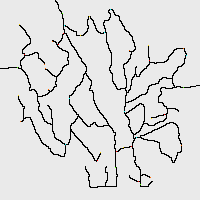
#> input picture data/Map.bmp, 200 x 200 px
$ jupyter execute Assignment_1_vision.ipynb
#> lines starting #> are read from the running program, lines starting #| are printed output that depends on the picture; after the words box and inside, x2 and y2 are one past the last pixel; in counts of white or black regions, pixels touching at a corner belong together
[cell 1]
import cv2
import numpy as np
from matplotlib import pyplot as plt
import pandas as pd

## load image

[cell 2]
plt.figure(figsize=(20,10))
img=cv2.imread("data/Map.bmp")
#> img is the input picture: shape (200, 200, 3); mean B, G, R 220.6, 220.7, 220.7
img1 = cv2.resize(img, (600, 600))
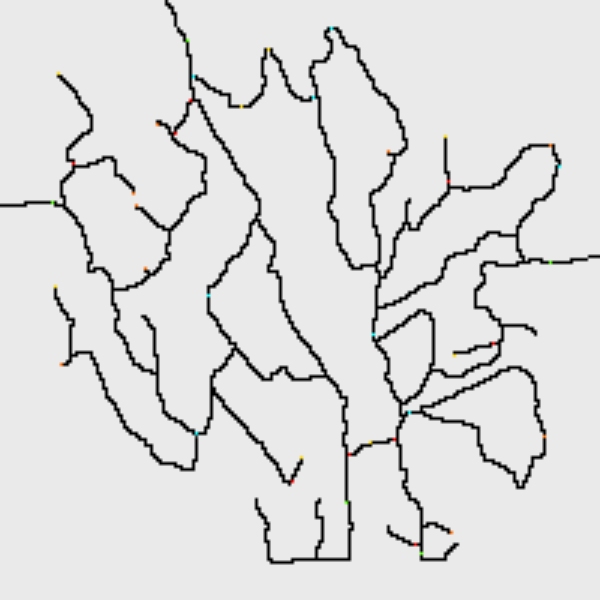
#> img1: shape (600, 600, 3); mean B, G, R 220.6, 220.7, 220.7
img1 = cv2.flip(img1, 0) #flip the image
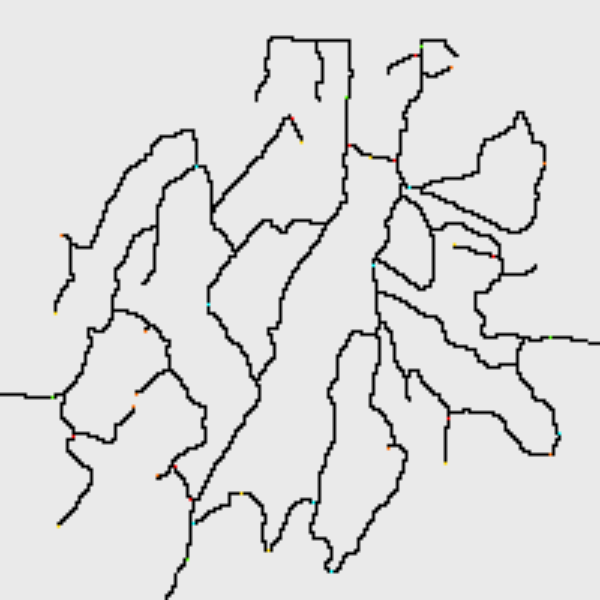
#> img1: shape (600, 600, 3); mean B, G, R 220.6, 220.7, 220.7


#print(blured.shape)
plt.imshow(img1,cmap='Greys',origin='lower')
plt.title('raw image',fontsize = 25)
plt.show()

[cell 3]
## visualize the map

[cell 4]
#visualize the map
blured=cv2.blur(img1,(8,8))#guassien blur
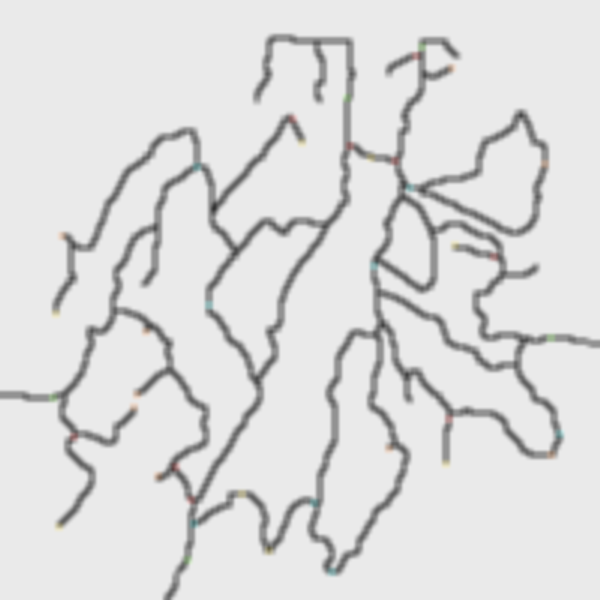
#> blured: shape (600, 600, 3); mean B, G, R 220.6, 220.7, 220.7
imgray = cv2.cvtColor(blured,cv2.COLOR_BGR2GRAY)# convert rgb image to gray image
imgray=cv2.bitwise_not(imgray)
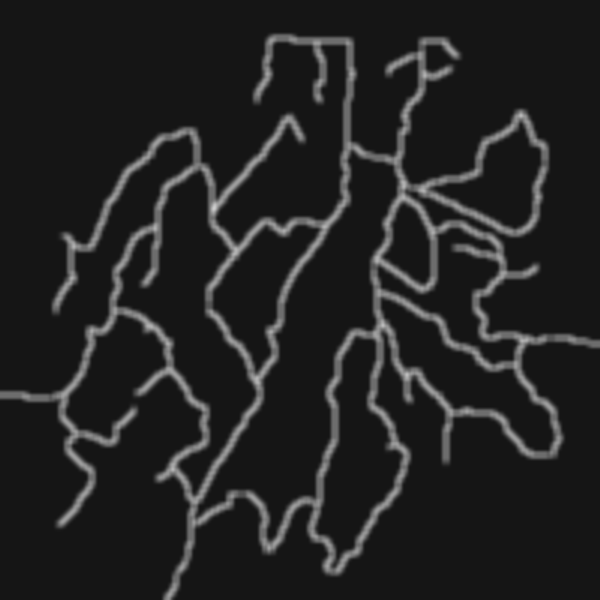
#> imgray: shape (600, 600); min 21, max 205, mean 34.3
ret,im_fixed=cv2.threshold(imgray,80,255,cv2.THRESH_BINARY)#convert gray image to binary image
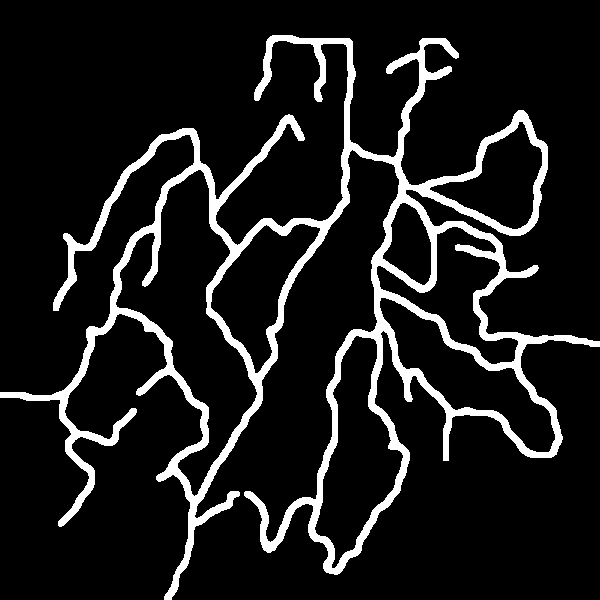
#> im_fixed: shape (600, 600); 10.9% white; 1 white region, box (x1, y1, x2, y2) and area: (0, 35, 600, 600) 39065

plt.figure(figsize=(20,10))
plt.imshow(im_fixed,cmap='Greys',origin='lower')
#plt.title('raw image',fontsize = 25)
plt.show()
cv2.bitwise_not(im_fixed,im_fixed)
cv2.imwrite("data/NiceMap.jpg",im_fixed)
#> Out = True

[cell 5]
# load bird position
df = pd.read_csv('data/AllBirdsv4.csv',encoding='ISO-8859-1')
#> (reads data/AllBirdsv4.csv from the repository)
position = []
name=[]
X=[]
Y=[]
position_name=[]
l=[]
for i in range(df.shape[0]):
    try:
        position.append([int(df.X[i]), int(df.Y[i])])
        X.append(int(df.X[i]))
        Y.append(int(df.Y[i]))
        position_name.append([int(df.X[i]), int(df.Y[i]),df.English_name[i]])
        if df.English_name[i] not in name:
            name.append(df.English_name[i])
            if (i !=0):
                X.pop()
                Y.pop()
                l.append([X,Y,df.English_name[i-1]])
                X=[int(df.X[i])]
                Y=[int(df.Y[i])]
    except:
        pass

[cell 6]
img2=cv2.imread("data/NiceMap.jpg")
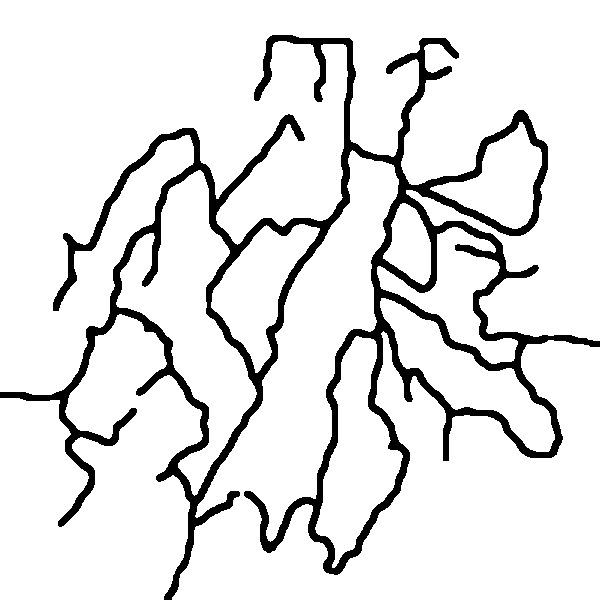
#> img2: shape (600, 600, 3); min 0, max 255, mean 227.3
#img3 = cv2.flip(img2, 0) #flip the image
fig, ax = plt.subplots(figsize=(10,10))

# [4 lines of commented-out code are left out]
plt.scatter(X,Y, s=30, alpha=0.5,c ='b' , marker = 'o',label = 'All Birds') #if i == position[0] else "")
ax.imshow(img2,cmap='Greys', origin = 'lower',extent=[0,200,0,200])
plt.grid()
plt.title('Birds distribution map',fontsize = 25)
plt.legend(loc =1, fontsize = 'x-large')
plt.show()
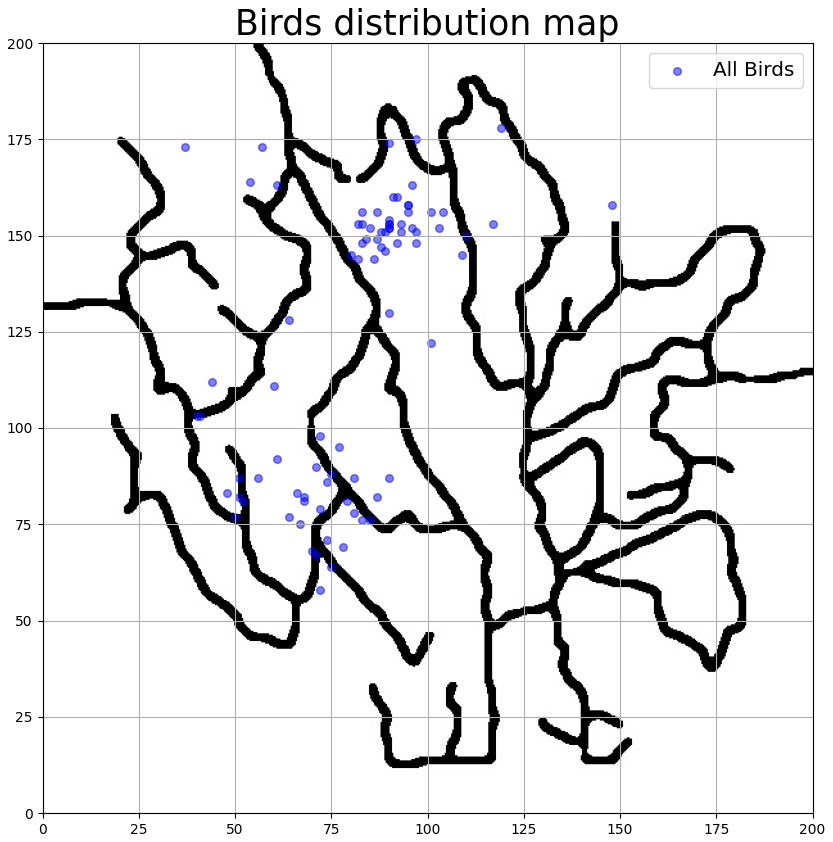
#> figure drawn by matplotlib, 1 panel

[cell 7]
import seaborn as sns
N=len(name)
fig, ax = plt.subplots(figsize=(10,10))
colour_choosen=sns.color_palette("cubehelix", N)
k=0
for i in l:
    ax.scatter(i[0],i[1],s=30, alpha=0.8,color = colour_choosen[k], marker = 'o',label=i[2])
    k=k+1
ax.imshow(img2,cmap='Greys', origin = 'lower',extent=[0,200,0,200],alpha=0.6)
plt.title('Birds distribution map',fontsize = 25)

ax.legend(bbox_to_anchor=(1.1, 1.05))
plt.grid()
plt.show()
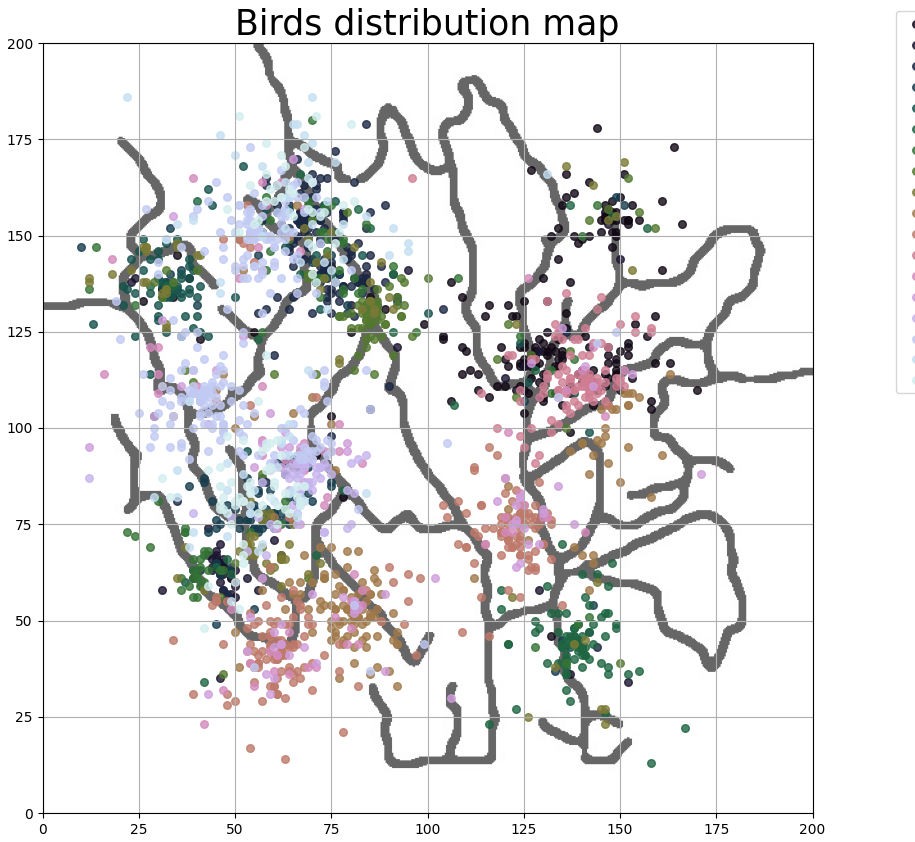
#> figure drawn by matplotlib, 1 panel

[cell 8]
#Birds from Kasios
kasios = pd.read_csv('data/Test Birds Location.csv',encoding='ISO-8859-1')
#> (reads data/Test Birds Location.csv from the repository)
kasios.columns = kasios.columns.str.lstrip() #remove space in label

N=len(name)
fig, ax = plt.subplots(figsize=(10,10))
colour_choosen=sns.color_palette("cubehelix", N)
k=0
for i in l:
    ax.scatter(i[0],i[1],s=30, alpha=0.8,color = colour_choosen[k], marker = 'o',label=i[2])
    k=k+1
for i in range(15):
    ax.scatter(kasios.X[i], kasios.Y[i], s=250, color = 'red', marker = '>',label = 'Kasios Birds' if i == 0 else "")
ax.imshow(img2,cmap='Greys', origin = 'lower',extent=[0,200,0,200],alpha=0.6)
plt.title('Birds distribution map',fontsize = 25)

ax.legend(bbox_to_anchor=(1.1, 1.05))
plt.grid()
plt.show()
